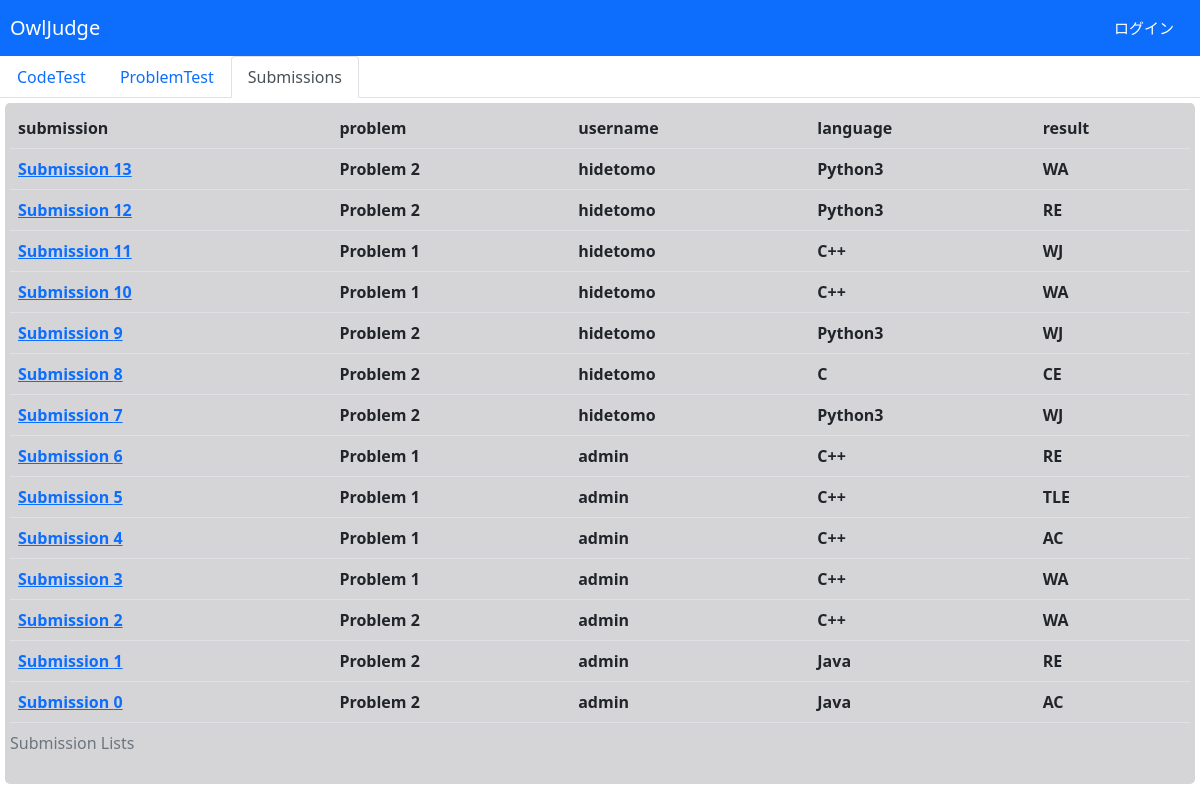
Before: /submissions with the older database file.
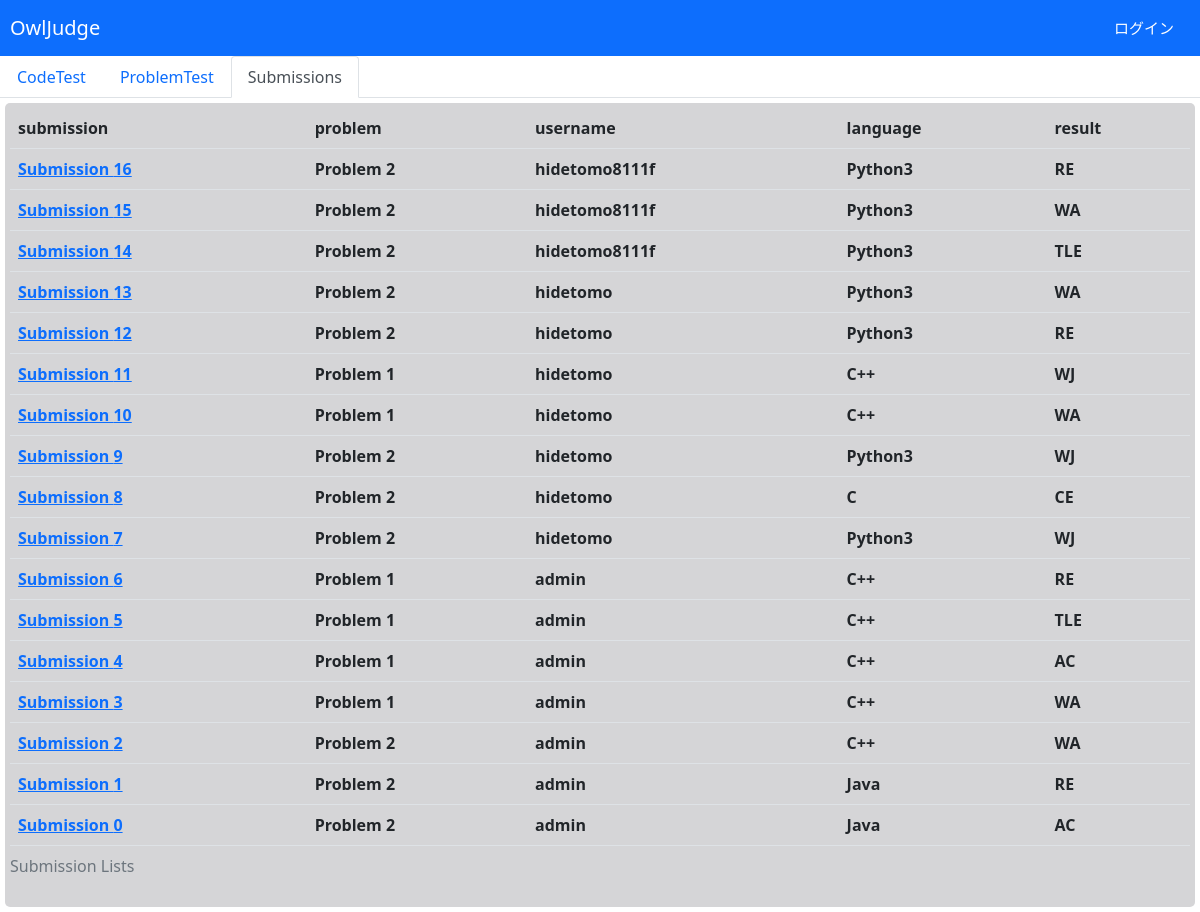
After: the same page with the newer database file.
### owlapp/models.py (models this page shows)
class SubmittedCode(models.Model):#ユーザーが提出したコード
    judgeid = models.IntegerField(primary_key=True)
    userid = models.IntegerField()
    questionnumber = models.IntegerField()
    username = models.TextField(null=True)
    language = models.CharField(max_length=20)#提出言語
    code = models.TextField(null=True)#コード
    status = models.CharField(max_length=20)#ステータス
    casenum = models.IntegerField()
    ac = models.IntegerField()
    wa = models.IntegerField()
    tle = models.IntegerField()
    re = models.IntegerField()

### owlapp/views.py (the view)
# urls.py: path('submissions', views.submissions, name='submissions'),
def submissions(request):
    args = {}
    args['submissions'] = SubmittedCode.objects.all().order_by('-judgeid')
    return TemplateResponse(request, 'submissions.html',args)

### templates/submissions.html
{% extends 'base.html' %}
{% block content %}
<div class="area">
    <table class="table">
  <caption>Submission Lists</caption>
  <tr><th>submission </th><th>problem</th><th>username</th><th>language</th><th>result</th></tr>
        {% for object in submissions%}
        <tr><th><a href="/result/{{object.judgeid}}">Submission {{object.judgeid}}</a></th><th>Problem {{object.questionnumber}}</th><th>{{object.username}}</th><th>{{object.language}}</th><th>{{object.status}}</th></tr>
        {% endfor %}
</table>
</div>
{% endblock %}

### templates/base.html (shortened to what this page needs)
<!DOCTYPE html>
{% load static %}
<head>
    {% block extrahead %}
      <link href="{% static 'app.css' %}" rel="stylesheet">
    {% endblock %}
<link href="https://cdn.jsdelivr.net/npm/bootstrap@5.0.0-beta1/dist/css/bootstrap.min.css" rel="stylesheet">
</head>
 <header>
    <nav class="navbar navbar-dark bg-primary m0 p10">
      <a href="{% url 'index' %}" class="navbar-brand" style="color: white;">OwlJudge</a>
       {% if user.username %}
        <div class="navbar-brand" style="color: white;margin-left:80%;font-size:15px;">{{user.username}}</div>
        <a href="{% url 'logout' %}" class="navbar-brand" style="color: white;font-size:15px;">ログアウト</a>
        {% else %}
        <a href="{% url 'login' %}" class="navbar-brand" style="color: white;margin-left:80%;font-size:15px;">ログイン</a>
        {% endif %}
    </nav>
  </header>
{% if request.path != '/login' and request.path != '/registration' %}
  <ul class="nav nav-tabs pl10">
  <li class="nav-item">
    <a class="nav-link {% if request.path == '/' %}active{% endif %}" href="/">CodeTest</a>
  </li>
  <li class="nav-item">
    <a class="nav-link {% if '/problems' in request.path %} active {% endif %}" href="/problems">ProblemTest</a>
  </li>
  <li class="nav-item">
    <a class="nav-link {% if request.path == '/submissions' or '/result' in request.path %} active {% endif %}" href="/submissions">Submissions</a>
  </li>
</ul>
{% endif %}
{% block content %}
{% endblock %}

### static/app.css (style rules this page uses)
.area { padding: 5px; margin: 5px; border-radius: 5px; background-color: #d5d5d7; align-items: center; }
.m0 { margin-bottom: 0px!important; }
.p10 { padding: 10px; }
.pl10 { padding-left: 10px; }

Changed rows visible on the page:
added SubmittedCode: judgeid "16", questionnumber "2", username "hidetomo8111f", language "Python3", status "RE"
added SubmittedCode: judgeid "15", questionnumber "2", username "hidetomo8111f", language "Python3", status "WA"
added SubmittedCode: judgeid "14", questionnumber "2", username "hidetomo8111f", language "Python3", status "TLE"
